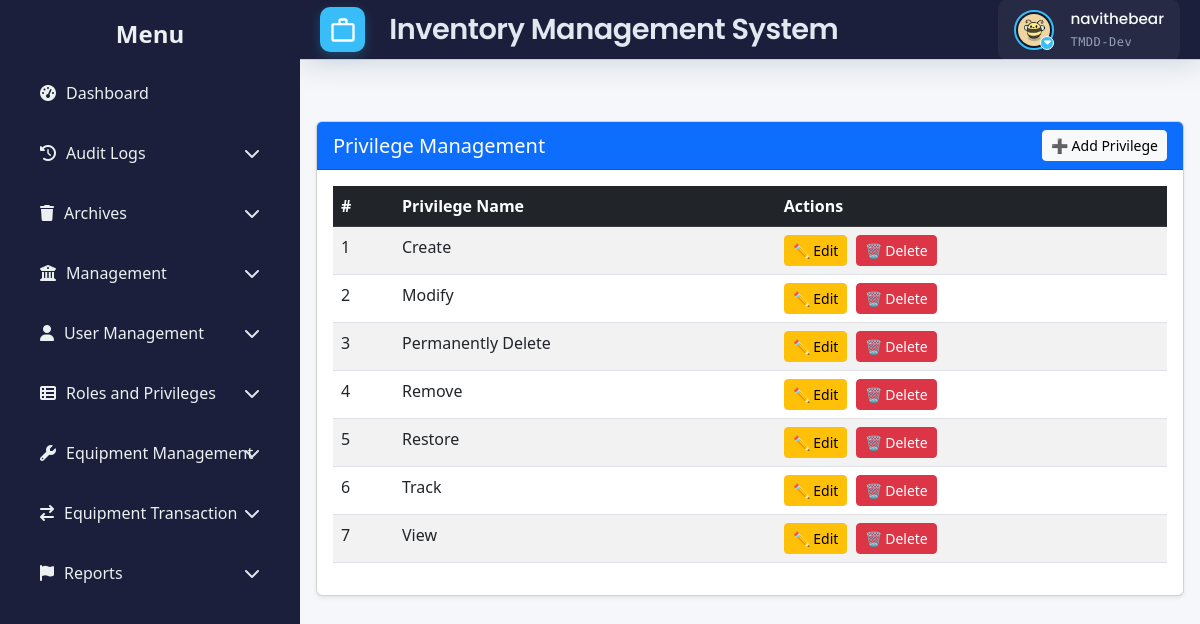
The page /misc/privilege_manager/manage_privileges.php (signed in) on the database as committed earlier.
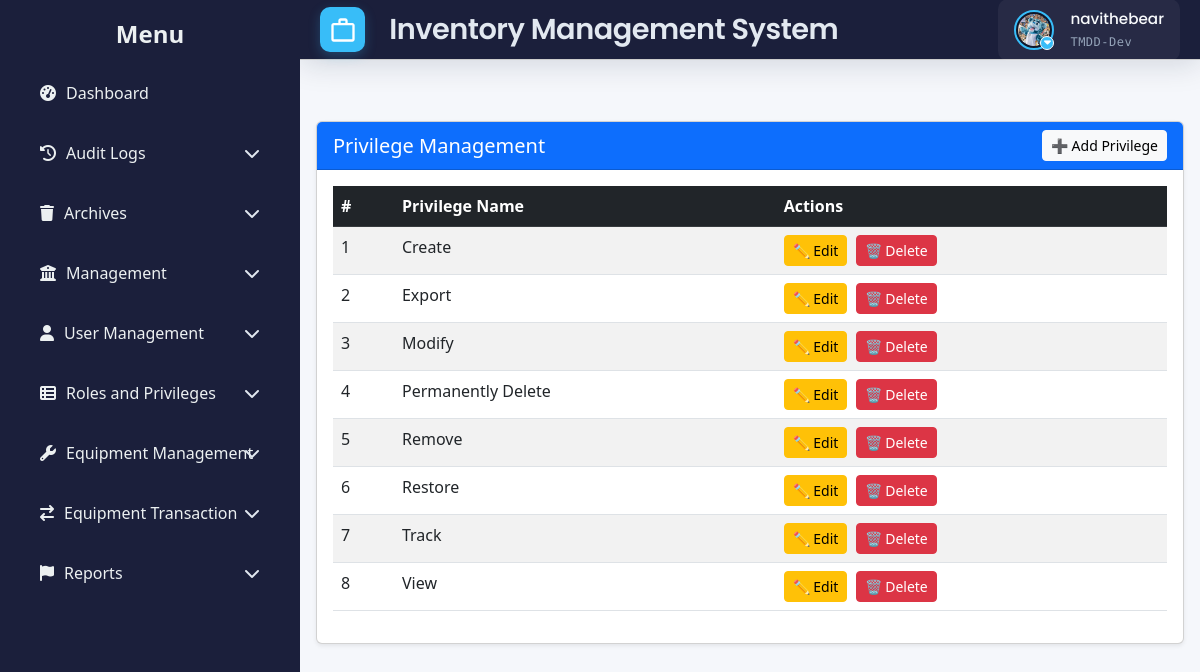
The same page on the database as committed later.
### tables this page shows
CREATE TABLE `users` (
  `id` int(11) NOT NULL,
  `username` varchar(50) NOT NULL,
  `email` varchar(100) NOT NULL,
  `password` varchar(255) NOT NULL,
  `first_name` varchar(100) DEFAULT NULL,
  `last_name` varchar(100) DEFAULT NULL,
  `date_created` timestamp NULL DEFAULT current_timestamp(),
  `status` enum('Offline','Online') NOT NULL,
  `is_disabled` tinyint(1) NOT NULL DEFAULT 0,
  `profile_pic_path` varchar(2048) DEFAULT NULL
);

CREATE TABLE `roles` (
  `id` int(11) NOT NULL,
  `role_name` varchar(100) NOT NULL,
  `is_disabled` tinyint(1) NOT NULL DEFAULT 0
);

CREATE TABLE `privileges` (
  `id` int(11) NOT NULL,
  `priv_name` varchar(191) NOT NULL,
  `is_disabled` tinyint(4) NOT NULL DEFAULT 0
);

### src/control/RBACService.php (called while the page is built, shortened)
<?php
final class RBACService
{
    private array $privileges = [];
    public function __construct(
        private \PDO $pdo,
        int $userId
    ) {
        $this->loadUserPrivileges($userId);
    }
    private function loadUserPrivileges(int $userId): void
    {
        $sql = <<<'SQL'
        SELECT
          m.module_name,
          p.priv_name
        FROM user_department_roles ur
        JOIN roles r
          ON ur.role_id = r.id
         AND r.is_disabled = 0
        JOIN role_module_privileges rmp
          ON rmp.role_id = r.id
        JOIN modules m
          ON rmp.module_id = m.id
        JOIN privileges p
          ON rmp.privilege_id = p.id
         AND p.is_disabled = 0
       WHERE ur.user_id = ?
    SQL;
        $stmt = $this->pdo->prepare($sql);
        $stmt->execute([$userId]);
        while ($row = $stmt->fetch(\PDO::FETCH_ASSOC)) {
            $this->privileges[$row['module_name']][] = $row['priv_name'];
        }
    }
    public function hasPrivilege(string $module, string $priv): bool
    {
        return isset($this->privileges[$module])
            && in_array($priv, $this->privileges[$module], true);
    }
}

### misc/privilege_manager/manage_privileges.php (the view, shortened to what the rows shown need)
<?php
require_once('../../../../../../config/ims-tmdd.php');
require_once('../../../../../control/RBACService.php');
include '../../../general/header.php';
include '../../../general/sidebar.php';
$rbac = new RBACService($pdo, $_SESSION['user_id']);
$rbac->requirePrivilege('Roles and Privileges', 'View');
$canModify = $rbac->hasPrivilege('Roles and Privileges', 'Modify');
$canRemove = $rbac->hasPrivilege('Roles and Privileges', 'Remove');
$stmt = $pdo->query("SELECT id, priv_name FROM privileges ORDER BY priv_name");
$privileges = $stmt->fetchAll(PDO::FETCH_ASSOC);
?>
<!DOCTYPE html>
<html lang="en">
<head>
    <link rel="stylesheet" href="<?php echo BASE_URL; ?>src/view/styles/css/pagination.css">
    <link rel="stylesheet" href="<?php echo BASE_URL; ?>src/view/styles/css/manage_privileges.css">
</head>
<body>
    <div class="main-content">
        <div class="card shadow-sm">
            <div class="card-body">
                <div class="table-responsive">
                    <table class="table table-striped table-hover">
                        <thead class="table-dark">
                            <tr>
                                <th>#</th>
                                <th>Privilege Name</th>
                                <th>Actions</th>
                            </tr>
                        </thead>
                        <tbody>
                            <?php foreach ($privileges as $index => $priv): ?>
                                <tr>
                                    <td><?= $index + 1 ?></td>
                                    <td><?= htmlspecialchars($priv['priv_name']) ?></td>
                                    <td>
                                        <?php if ($canModify): ?>
                                            <button class="btn btn-sm btn-warning me-1 edit-btn"
                                                data-id="<?= $priv['id'] ?>"
                                                data-name="<?= htmlspecialchars($priv['priv_name']) ?>"
                                                data-bs-toggle="modal" data-bs-target="#editPrivilegeModal">
                                                ✏️ Edit
                                            </button>
                                        <?php endif; ?>
                                        <?php if ($canRemove): ?>
                                            <button class="btn btn-sm btn-danger delete-btn"
                                                data-id="<?= $priv['id'] ?>"
                                                data-bs-toggle="modal" data-bs-target="#deletePrivilegeModal">
                                                🗑️ Delete
                                            </button>
                                        <?php endif; ?>
                                    </td>
                                </tr>
                            <?php endforeach; ?>
                        </tbody>
                    </table>
                </div>
            </div>
        </div>
    </div>
</body>
</html>

### src/view/php/general/header.php (shortened to what the rows shown need)
<?php
$user_id = $_SESSION['user_id'] ?? null;
$stmt = $pdo->prepare("
    SELECT u.username, u.profile_pic_path, r.role_name AS role
    FROM users u
    LEFT JOIN user_department_roles ur ON u.id = ur.user_id
    LEFT JOIN roles r ON ur.role_id = r.id
    WHERE u.id = ?
    LIMIT 1
");
$stmt->execute([$user_id]);
$user = $stmt->fetch(PDO::FETCH_ASSOC);
?>
<!DOCTYPE html>
<html lang="en">
<head>
    <link href="https://cdn.jsdelivr.net/npm/bootstrap@5.2.3/dist/css/bootstrap.min.css" rel="stylesheet">
    <link href="https://cdn.jsdelivr.net/npm/bootstrap-icons@1.10.3/font/bootstrap-icons.css" rel="stylesheet">
    <link rel="stylesheet"
        href="https://cdn.jsdelivr.net/npm/bootstrap@5.3.0/dist/css/bootstrap.min.css">
    <link rel="stylesheet"
        href="https://cdnjs.cloudflare.com/ajax/libs/font-awesome/6.4.0/css/all.min.css">
    <link href="https://cdn.jsdelivr.net/npm/select2@4.1.0-rc.0/dist/css/select2.min.css" rel="stylesheet" />
    <link rel="stylesheet" href="<?php echo BASE_URL; ?>src/view/styles/css/toast.css">
    <link rel="stylesheet" href="<?php echo BASE_URL; ?>src/view/styles/css/header_footer.css">
</head>
<body>
    <header class="header">
        <div class="header-widgets">
            <div class="user-profile" onclick="toggleDropdown()">
                <div class="profile-picture-container">
                    <img
                        src="<?= BASE_URL .
                                    (
                                        !empty($user['profile_pic_path'])
                                        ? 'public/' . htmlspecialchars($user['profile_pic_path'])
                                        : 'public/assets/img/default_profile.jpg'
                                    )
                                ?>"
                        alt="User Profile"
                        class="profile-picture" />
                    <span class="dropdown-indicator"><i class="fas fa-caret-down"></i></span>
                </div>
                <div class="user-info">
                    <div class="user-name"><?php echo htmlspecialchars($user['username']); ?></div>
                    <div class="user-role"><?= htmlspecialchars($user['role']); ?></div>
                </div>
            </div>
        </div>
    </header>
</body>
</html>

Rows that differ between the two databases and show on the page:
changed users "navithebear": profile_pic_path: a different picture
added privileges: priv_name "Export"
